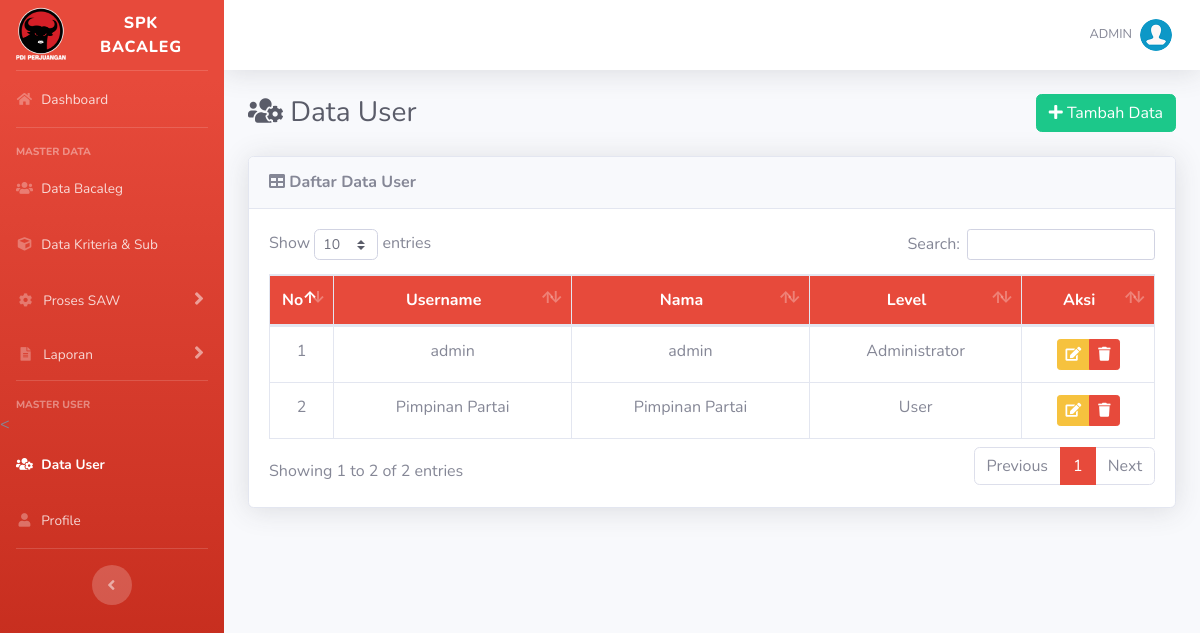
Page /list-user.php (signed in) on the committed database.
### tables this page shows
CREATE TABLE `user` (
  `id_user` int(5) NOT NULL,
  `username` varchar(16) NOT NULL,
  `password` varchar(255) NOT NULL,
  `nama` varchar(70) NOT NULL,
  `email` varchar(50) DEFAULT NULL,
  `role` char(1) NOT NULL
);

### list-user.php (the view, shortened to what this page needs)
<?php require_once('includes/init.php'); ?>
<?php
require_once('template/header.php');
?>
<div class="d-sm-flex align-items-center justify-content-between mb-4">
	<h1 class="h3 mb-0 text-gray-800"><i class="fas fa-fw fa-users-cog"></i> Data User</h1>
	<a href="tambah-user.php" class="btn btn-success"> <i class="fa fa-plus"></i> Tambah Data </a>
</div>
<div class="card shadow mb-4">
	<div class="card-header py-3">
		<h6 class="m-0 font-weight-bold"><i class="fa fa-table"></i> Daftar Data User</h6>
	</div>
	<div class="card-body">
		<div class="table-responsive">
			<table class="table table-bordered" id="dataTable" width="100%" cellspacing="0">
				<thead class="bg-danger text-white">
					<tr align="center">
						<th width="5%">No</th>
						<th>Username</th>
						<th>Nama</th>
						<th>Level</th>
						<th width="15%">Aksi</th>
					</tr>
				</thead>
				<tbody>
					<?php
					$no = 0;
					$query = mysqli_query($koneksi, "SELECT * FROM user");
					while ($data = mysqli_fetch_array($query)):
						$no++;
					?>
						<tr align="center">
							<td><?php echo $no; ?></td>
							<td><?php echo $data['username']; ?></td>
							<td><?php echo $data['nama']; ?></td>
							<td>
								<?php
								if ($data['role'] == 1) {
									echo 'Administrator';
								} elseif ($data['role'] == 2) {
									echo 'User';
								}
								?>
							</td>
							<td>
								<div class="btn-group" role="group">
									<a data-toggle="tooltip" data-placement="bottom" title="Edit Data" href="edit-user.php?id=<?php echo $data['id_user']; ?>" class="btn btn-warning btn-sm"><i class="fa fa-edit"></i></a>
									<a data-toggle="tooltip" data-placement="bottom" title="Hapus Data" href="hapus-user.php?id=<?php echo $data['id_user']; ?>" onclick="return confirm ('Apakah anda yakin untuk meghapus data ini')" class="btn btn-danger btn-sm"><i class="fa fa-trash"></i></a>
								</div>
							</td>
						</tr>
					<?php endwhile; ?>
				</tbody>
			</table>
		</div>
	</div>
</div>
<?php
require_once('template/footer.php');
?>

### rows in the picture
user: username "admin", nama "admin", role "Administrator"
user: username "Pimpinan Partai", nama "Pimpinan Partai", role "User"

### other values in the picture
$_SESSION['username'] "ADMIN"
